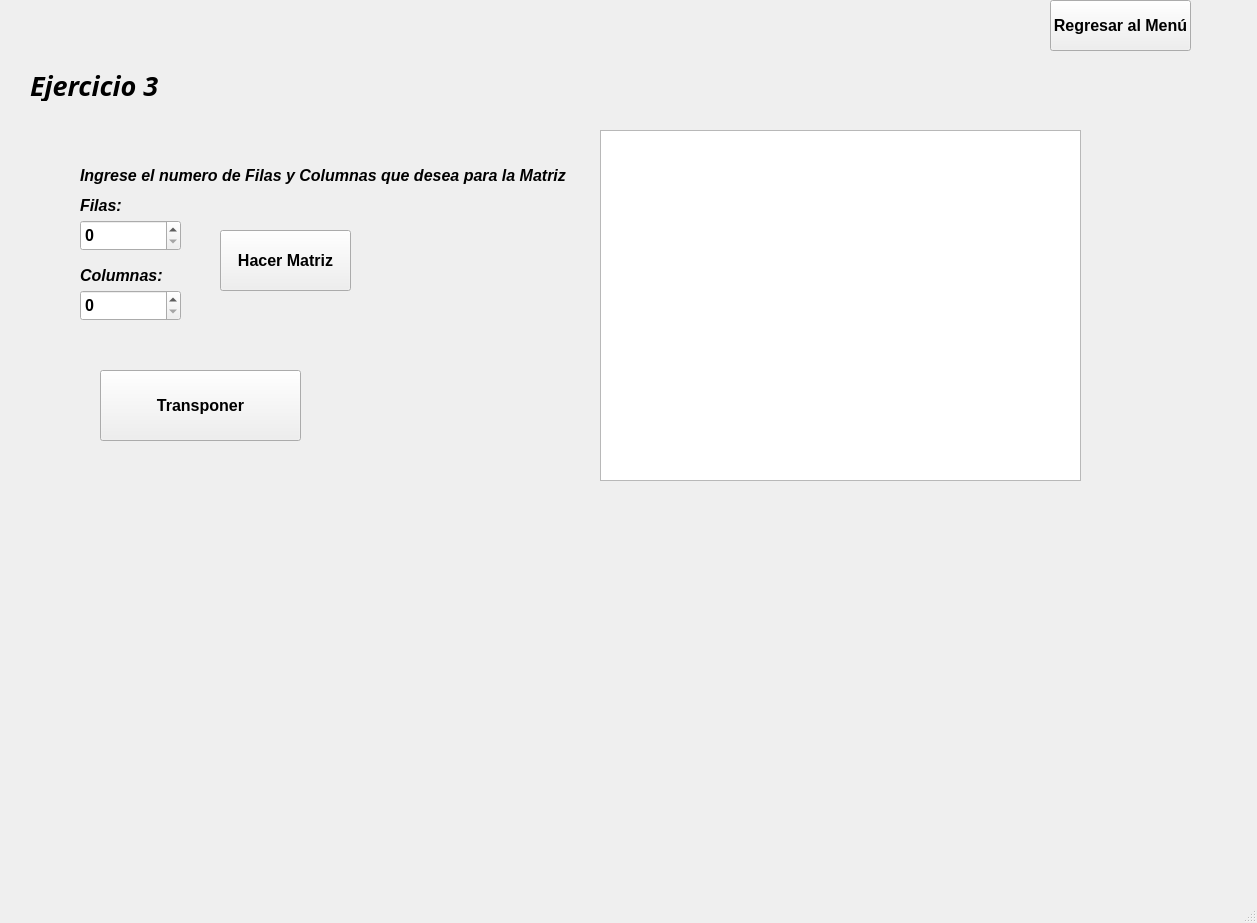
<?xml version="1.0" encoding="UTF-8"?>
<ui version="4.0">
 <class>cframe</class>
 <widget class="QMainWindow" name="cframe">
  <property name="geometry">
   <rect>
    <x>0</x>
    <y>0</y>
    <width>1257</width>
    <height>923</height>
   </rect>
  </property>
  <property name="windowTitle">
   <string>cframe</string>
  </property>
  <widget class="QWidget" name="centralwidget">
   <widget class="QStackedWidget" name="stackedWidget">
    <property name="geometry">
     <rect>
      <x>20</x>
      <y>60</y>
      <width>1221</width>
      <height>791</height>
     </rect>
    </property>
    <property name="currentIndex">
     <number>3</number>
    </property>
    <widget class="QWidget" name="Inicio">
     <widget class="QPushButton" name="btnCERRAR">
      <property name="geometry">
       <rect>
        <x>440</x>
        <y>370</y>
        <width>201</width>
        <height>61</height>
       </rect>
      </property>
      <property name="font">
       <font>
        <family>Segoe UI</family>
        <pointsize>14</pointsize>
        <bold>true</bold>
       </font>
      </property>
      <property name="styleSheet">
       <string notr="true">background-color: rgb(170, 0, 0);
color: rgb(0, 0, 0);</string>
      </property>
      <property name="text">
       <string>Cerrar Programa</string>
      </property>
     </widget>
     <widget class="QPushButton" name="ButtonExercise1">
      <property name="geometry">
       <rect>
        <x>450</x>
        <y>50</y>
        <width>181</width>
        <height>61</height>
       </rect>
      </property>
      <property name="font">
       <font>
        <pointsize>14</pointsize>
        <italic>true</italic>
        <bold>true</bold>
       </font>
      </property>
      <property name="text">
       <string>Ejercicio 1</string>
      </property>
     </widget>
     <widget class="QPushButton" name="ButtonExercise2">
      <property name="geometry">
       <rect>
        <x>450</x>
        <y>130</y>
        <width>181</width>
        <height>61</height>
       </rect>
      </property>
      <property name="font">
       <font>
        <pointsize>14</pointsize>
        <italic>true</italic>
        <bold>true</bold>
       </font>
      </property>
      <property name="text">
       <string>Ejercicio 2</string>
      </property>
     </widget>
     <widget class="QPushButton" name="ButtonExercise3">
      <property name="geometry">
       <rect>
        <x>450</x>
        <y>210</y>
        <width>181</width>
        <height>61</height>
       </rect>
      </property>
      <property name="font">
       <font>
        <pointsize>14</pointsize>
        <italic>true</italic>
        <bold>true</bold>
       </font>
      </property>
      <property name="text">
       <string>Ejercicio 3</string>
      </property>
     </widget>
     <widget class="QPushButton" name="ButtonExercise4">
      <property name="geometry">
       <rect>
        <x>450</x>
        <y>290</y>
        <width>181</width>
        <height>61</height>
       </rect>
      </property>
      <property name="font">
       <font>
        <pointsize>14</pointsize>
        <italic>true</italic>
        <bold>true</bold>
       </font>
      </property>
      <property name="text">
       <string>Ejercicio 4</string>
      </property>
     </widget>
    </widget>
    <widget class="QWidget" name="Ejercicio1">
     <widget class="QLabel" name="label_8">
      <property name="geometry">
       <rect>
        <x>20</x>
        <y>10</y>
        <width>171</width>
        <height>31</height>
       </rect>
      </property>
      <property name="font">
       <font>
        <family>Segoe UI Black</family>
        <pointsize>20</pointsize>
        <italic>true</italic>
        <bold>true</bold>
       </font>
      </property>
      <property name="text">
       <string>Ejercicio 1</string>
      </property>
     </widget>
     <widget class="QPushButton" name="BtnSumar">
      <property name="geometry">
       <rect>
        <x>30</x>
        <y>70</y>
        <width>131</width>
        <height>51</height>
       </rect>
      </property>
      <property name="font">
       <font>
        <pointsize>12</pointsize>
        <bold>true</bold>
       </font>
      </property>
      <property name="text">
       <string>Sumar Matrices</string>
      </property>
     </widget>
     <widget class="QPushButton" name="BtnRestar">
      <property name="geometry">
       <rect>
        <x>30</x>
        <y>130</y>
        <width>131</width>
        <height>51</height>
       </rect>
      </property>
      <property name="font">
       <font>
        <pointsize>12</pointsize>
        <bold>true</bold>
       </font>
      </property>
      <property name="text">
       <string>Restar Matrices</string>
      </property>
     </widget>
     <widget class="QPushButton" name="BtnMultiplicar">
      <property name="geometry">
       <rect>
        <x>30</x>
        <y>190</y>
        <width>171</width>
        <height>51</height>
       </rect>
      </property>
      <property name="font">
       <font>
        <pointsize>12</pointsize>
        <bold>true</bold>
       </font>
      </property>
      <property name="text">
       <string>Multiplicar Matrices</string>
      </property>
     </widget>
     <widget class="QSpinBox" name="sB_Col1">
      <property name="geometry">
       <rect>
        <x>400</x>
        <y>80</y>
        <width>71</width>
        <height>31</height>
       </rect>
      </property>
      <property name="font">
       <font>
        <pointsize>12</pointsize>
        <bold>true</bold>
       </font>
      </property>
     </widget>
     <widget class="QTableWidget" name="tW_tabla1">
      <property name="geometry">
       <rect>
        <x>250</x>
        <y>130</y>
        <width>471</width>
        <height>291</height>
       </rect>
      </property>
     </widget>
     <widget class="QPushButton" name="btnHacerMatrices">
      <property name="geometry">
       <rect>
        <x>680</x>
        <y>60</y>
        <width>131</width>
        <height>61</height>
       </rect>
      </property>
      <property name="font">
       <font>
        <pointsize>12</pointsize>
        <bold>true</bold>
       </font>
      </property>
      <property name="styleSheet">
       <string notr="true">background-color: rgb(255, 255, 0);
color: rgb(0, 0, 0);</string>
      </property>
      <property name="text">
       <string>Hacer Matrices</string>
      </property>
     </widget>
     <widget class="QLabel" name="label_21">
      <property name="geometry">
       <rect>
        <x>400</x>
        <y>50</y>
        <width>101</width>
        <height>31</height>
       </rect>
      </property>
      <property name="font">
       <font>
        <pointsize>12</pointsize>
        <italic>true</italic>
        <bold>true</bold>
       </font>
      </property>
      <property name="text">
       <string>Columnas:</string>
      </property>
     </widget>
     <widget class="QLabel" name="label_22">
      <property name="geometry">
       <rect>
        <x>270</x>
        <y>50</y>
        <width>101</width>
        <height>31</height>
       </rect>
      </property>
      <property name="font">
       <font>
        <pointsize>12</pointsize>
        <italic>true</italic>
        <bold>true</bold>
       </font>
      </property>
      <property name="text">
       <string>Filas:</string>
      </property>
     </widget>
     <widget class="QSpinBox" name="sB_Fil1">
      <property name="geometry">
       <rect>
        <x>270</x>
        <y>80</y>
        <width>71</width>
        <height>31</height>
       </rect>
      </property>
      <property name="font">
       <font>
        <pointsize>12</pointsize>
        <bold>true</bold>
       </font>
      </property>
     </widget>
     <widget class="QSpinBox" name="sB_Fil2">
      <property name="geometry">
       <rect>
        <x>900</x>
        <y>80</y>
        <width>71</width>
        <height>31</height>
       </rect>
      </property>
      <property name="font">
       <font>
        <pointsize>12</pointsize>
        <bold>true</bold>
       </font>
      </property>
     </widget>
     <widget class="QLabel" name="label_23">
      <property name="geometry">
       <rect>
        <x>1010</x>
        <y>50</y>
        <width>101</width>
        <height>31</height>
       </rect>
      </property>
      <property name="font">
       <font>
        <pointsize>12</pointsize>
        <italic>true</italic>
        <bold>true</bold>
       </font>
      </property>
      <property name="text">
       <string>Columnas:</string>
      </property>
     </widget>
     <widget class="QSpinBox" name="sB_Col2">
      <property name="geometry">
       <rect>
        <x>1010</x>
        <y>80</y>
        <width>71</width>
        <height>31</height>
       </rect>
      </property>
      <property name="font">
       <font>
        <pointsize>12</pointsize>
        <bold>true</bold>
       </font>
      </property>
     </widget>
     <widget class="QLabel" name="label_24">
      <property name="geometry">
       <rect>
        <x>900</x>
        <y>50</y>
        <width>101</width>
        <height>31</height>
       </rect>
      </property>
      <property name="font">
       <font>
        <pointsize>12</pointsize>
        <italic>true</italic>
        <bold>true</bold>
       </font>
      </property>
      <property name="text">
       <string>Filas:</string>
      </property>
     </widget>
     <widget class="QTableWidget" name="tW_tabla2">
      <property name="geometry">
       <rect>
        <x>760</x>
        <y>130</y>
        <width>451</width>
        <height>291</height>
       </rect>
      </property>
     </widget>
     <widget class="Line" name="line">
      <property name="geometry">
       <rect>
        <x>730</x>
        <y>130</y>
        <width>31</width>
        <height>291</height>
       </rect>
      </property>
      <property name="font">
       <font>
        <pointsize>16</pointsize>
        <bold>false</bold>
       </font>
      </property>
      <property name="lineWidth">
       <number>3</number>
      </property>
      <property name="orientation">
       <enum>Qt::Orientation::Vertical</enum>
      </property>
     </widget>
     <widget class="Line" name="line_2">
      <property name="geometry">
       <rect>
        <x>250</x>
        <y>420</y>
        <width>971</width>
        <height>31</height>
       </rect>
      </property>
      <property name="lineWidth">
       <number>3</number>
      </property>
      <property name="orientation">
       <enum>Qt::Orientation::Horizontal</enum>
      </property>
     </widget>
     <widget class="QTableWidget" name="tW_Resultado">
      <property name="geometry">
       <rect>
        <x>510</x>
        <y>440</y>
        <width>451</width>
        <height>321</height>
       </rect>
      </property>
     </widget>
     <zorder>label_8</zorder>
     <zorder>BtnSumar</zorder>
     <zorder>BtnRestar</zorder>
     <zorder>BtnMultiplicar</zorder>
     <zorder>sB_Col1</zorder>
     <zorder>tW_tabla1</zorder>
     <zorder>label_21</zorder>
     <zorder>label_22</zorder>
     <zorder>sB_Fil1</zorder>
     <zorder>sB_Fil2</zorder>
     <zorder>label_23</zorder>
     <zorder>sB_Col2</zorder>
     <zorder>label_24</zorder>
     <zorder>tW_tabla2</zorder>
     <zorder>line</zorder>
     <zorder>line_2</zorder>
     <zorder>tW_Resultado</zorder>
     <zorder>btnHacerMatrices</zorder>
    </widget>
    <widget class="QWidget" name="Ejercicio2">
     <widget class="QSpinBox" name="num_buscar">
      <property name="geometry">
       <rect>
        <x>20</x>
        <y>300</y>
        <width>81</width>
        <height>41</height>
       </rect>
      </property>
      <property name="font">
       <font>
        <pointsize>12</pointsize>
        <bold>true</bold>
       </font>
      </property>
     </widget>
     <widget class="QSpinBox" name="sB_Fil">
      <property name="geometry">
       <rect>
        <x>20</x>
        <y>140</y>
        <width>101</width>
        <height>31</height>
       </rect>
      </property>
      <property name="font">
       <font>
        <pointsize>12</pointsize>
        <bold>true</bold>
       </font>
      </property>
     </widget>
     <widget class="QPushButton" name="Buscar_n">
      <property name="geometry">
       <rect>
        <x>20</x>
        <y>360</y>
        <width>191</width>
        <height>91</height>
       </rect>
      </property>
      <property name="font">
       <font>
        <pointsize>12</pointsize>
        <bold>true</bold>
       </font>
      </property>
      <property name="text">
       <string>Buscar</string>
      </property>
     </widget>
     <widget class="QPushButton" name="pushButton_2">
      <property name="geometry">
       <rect>
        <x>160</x>
        <y>150</y>
        <width>131</width>
        <height>61</height>
       </rect>
      </property>
      <property name="font">
       <font>
        <pointsize>12</pointsize>
        <bold>true</bold>
       </font>
      </property>
      <property name="text">
       <string>Hacer Matriz</string>
      </property>
     </widget>
     <widget class="QTableWidget" name="tW_tabla">
      <property name="geometry">
       <rect>
        <x>540</x>
        <y>50</y>
        <width>481</width>
        <height>351</height>
       </rect>
      </property>
     </widget>
     <widget class="QLabel" name="label_3">
      <property name="geometry">
       <rect>
        <x>20</x>
        <y>180</y>
        <width>101</width>
        <height>31</height>
       </rect>
      </property>
      <property name="font">
       <font>
        <pointsize>12</pointsize>
        <italic>true</italic>
        <bold>true</bold>
       </font>
      </property>
      <property name="text">
       <string>Columnas:</string>
      </property>
     </widget>
     <widget class="QSpinBox" name="sB_Col">
      <property name="geometry">
       <rect>
        <x>20</x>
        <y>210</y>
        <width>101</width>
        <height>31</height>
       </rect>
      </property>
      <property name="font">
       <font>
        <pointsize>12</pointsize>
        <bold>true</bold>
       </font>
      </property>
     </widget>
     <widget class="QLabel" name="mostrar_info2">
      <property name="geometry">
       <rect>
        <x>0</x>
        <y>430</y>
        <width>591</width>
        <height>41</height>
       </rect>
      </property>
      <property name="font">
       <font>
        <pointsize>12</pointsize>
        <italic>true</italic>
        <bold>true</bold>
       </font>
      </property>
      <property name="text">
       <string/>
      </property>
     </widget>
     <widget class="QLabel" name="label_6">
      <property name="geometry">
       <rect>
        <x>20</x>
        <y>270</y>
        <width>411</width>
        <height>31</height>
       </rect>
      </property>
      <property name="font">
       <font>
        <pointsize>12</pointsize>
        <italic>true</italic>
        <bold>true</bold>
       </font>
      </property>
      <property name="text">
       <string>Ingrese el numero del cual quierer saber su posicion: </string>
      </property>
     </widget>
     <widget class="QLabel" name="label_2">
      <property name="geometry">
       <rect>
        <x>20</x>
        <y>110</y>
        <width>101</width>
        <height>31</height>
       </rect>
      </property>
      <property name="font">
       <font>
        <pointsize>12</pointsize>
        <italic>true</italic>
        <bold>true</bold>
       </font>
      </property>
      <property name="text">
       <string>Filas:</string>
      </property>
     </widget>
     <widget class="QLabel" name="label_7">
      <property name="geometry">
       <rect>
        <x>20</x>
        <y>10</y>
        <width>171</width>
        <height>31</height>
       </rect>
      </property>
      <property name="font">
       <font>
        <family>Segoe UI Black</family>
        <pointsize>20</pointsize>
        <italic>true</italic>
        <bold>true</bold>
       </font>
      </property>
      <property name="text">
       <string>Ejercicio 2</string>
      </property>
     </widget>
     <widget class="QLabel" name="label_11">
      <property name="geometry">
       <rect>
        <x>20</x>
        <y>80</y>
        <width>491</width>
        <height>31</height>
       </rect>
      </property>
      <property name="font">
       <font>
        <pointsize>12</pointsize>
        <italic>true</italic>
        <bold>true</bold>
       </font>
      </property>
      <property name="text">
       <string>Ingrese el numero de Filas y Columnas que desea para la Matriz</string>
      </property>
     </widget>
    </widget>
    <widget class="QWidget" name="Ejercicio3">
     <widget class="QLabel" name="label_9">
      <property name="geometry">
       <rect>
        <x>10</x>
        <y>10</y>
        <width>171</width>
        <height>31</height>
       </rect>
      </property>
      <property name="font">
       <font>
        <family>Segoe UI Black</family>
        <pointsize>20</pointsize>
        <italic>true</italic>
        <bold>true</bold>
       </font>
      </property>
      <property name="text">
       <string>Ejercicio 3</string>
      </property>
     </widget>
     <widget class="QLabel" name="label_4">
      <property name="geometry">
       <rect>
        <x>60</x>
        <y>200</y>
        <width>101</width>
        <height>31</height>
       </rect>
      </property>
      <property name="font">
       <font>
        <pointsize>12</pointsize>
        <italic>true</italic>
        <bold>true</bold>
       </font>
      </property>
      <property name="text">
       <string>Columnas:</string>
      </property>
     </widget>
     <widget class="QLabel" name="label_13">
      <property name="geometry">
       <rect>
        <x>60</x>
        <y>100</y>
        <width>491</width>
        <height>31</height>
       </rect>
      </property>
      <property name="font">
       <font>
        <pointsize>12</pointsize>
        <italic>true</italic>
        <bold>true</bold>
       </font>
      </property>
      <property name="text">
       <string>Ingrese el numero de Filas y Columnas que desea para la Matriz</string>
      </property>
     </widget>
     <widget class="QTableWidget" name="tW_tabla4">
      <property name="geometry">
       <rect>
        <x>580</x>
        <y>70</y>
        <width>481</width>
        <height>351</height>
       </rect>
      </property>
     </widget>
     <widget class="QSpinBox" name="sB_Fil3">
      <property name="geometry">
       <rect>
        <x>60</x>
        <y>160</y>
        <width>101</width>
        <height>31</height>
       </rect>
      </property>
      <property name="font">
       <font>
        <pointsize>12</pointsize>
        <bold>true</bold>
       </font>
      </property>
     </widget>
     <widget class="QPushButton" name="btnHacerMatrizTrans">
      <property name="geometry">
       <rect>
        <x>200</x>
        <y>170</y>
        <width>131</width>
        <height>61</height>
       </rect>
      </property>
      <property name="font">
       <font>
        <pointsize>12</pointsize>
        <bold>true</bold>
       </font>
      </property>
      <property name="text">
       <string>Hacer Matriz</string>
      </property>
     </widget>
     <widget class="QLabel" name="label_5">
      <property name="geometry">
       <rect>
        <x>60</x>
        <y>130</y>
        <width>101</width>
        <height>31</height>
       </rect>
      </property>
      <property name="font">
       <font>
        <pointsize>12</pointsize>
        <italic>true</italic>
        <bold>true</bold>
       </font>
      </property>
      <property name="text">
       <string>Filas:</string>
      </property>
     </widget>
     <widget class="QSpinBox" name="sB_Col3">
      <property name="geometry">
       <rect>
        <x>60</x>
        <y>230</y>
        <width>101</width>
        <height>31</height>
       </rect>
      </property>
      <property name="font">
       <font>
        <pointsize>12</pointsize>
        <bold>true</bold>
       </font>
      </property>
     </widget>
     <widget class="QPushButton" name="btnTransponer">
      <property name="geometry">
       <rect>
        <x>80</x>
        <y>310</y>
        <width>201</width>
        <height>71</height>
       </rect>
      </property>
      <property name="font">
       <font>
        <pointsize>12</pointsize>
        <bold>true</bold>
       </font>
      </property>
      <property name="text">
       <string>Transponer</string>
      </property>
     </widget>
    </widget>
    <widget class="QWidget" name="Ejercicio4">
     <widget class="QPushButton" name="TransponerMatriz">
      <property name="geometry">
       <rect>
        <x>40</x>
        <y>230</y>
        <width>171</width>
        <height>81</height>
       </rect>
      </property>
      <property name="font">
       <font>
        <pointsize>12</pointsize>
        <italic>true</italic>
        <bold>true</bold>
       </font>
      </property>
      <property name="text">
       <string>Rotar matriz</string>
      </property>
     </widget>
     <widget class="QSpinBox" name="sB_Fil_Col">
      <property name="geometry">
       <rect>
        <x>40</x>
        <y>160</y>
        <width>91</width>
        <height>41</height>
       </rect>
      </property>
      <property name="font">
       <font>
        <pointsize>12</pointsize>
        <italic>true</italic>
        <bold>true</bold>
       </font>
      </property>
     </widget>
     <widget class="QTableWidget" name="tW_Mostrar">
      <property name="geometry">
       <rect>
        <x>440</x>
        <y>80</y>
        <width>581</width>
        <height>471</height>
       </rect>
      </property>
     </widget>
     <widget class="QLabel" name="label">
      <property name="geometry">
       <rect>
        <x>40</x>
        <y>120</y>
        <width>121</width>
        <height>31</height>
       </rect>
      </property>
      <property name="font">
       <font>
        <pointsize>12</pointsize>
        <italic>true</italic>
        <bold>true</bold>
       </font>
      </property>
      <property name="text">
       <string>FIlas/Columnas: </string>
      </property>
     </widget>
     <widget class="QLabel" name="label_10">
      <property name="geometry">
       <rect>
        <x>10</x>
        <y>20</y>
        <width>171</width>
        <height>31</height>
       </rect>
      </property>
      <property name="font">
       <font>
        <family>Segoe UI Black</family>
        <pointsize>20</pointsize>
        <italic>true</italic>
        <bold>true</bold>
       </font>
      </property>
      <property name="text">
       <string>Ejercicio 4</string>
      </property>
     </widget>
     <widget class="QLabel" name="label_12">
      <property name="geometry">
       <rect>
        <x>20</x>
        <y>80</y>
        <width>491</width>
        <height>31</height>
       </rect>
      </property>
      <property name="font">
       <font>
        <pointsize>12</pointsize>
        <italic>true</italic>
        <bold>true</bold>
       </font>
      </property>
      <property name="text">
       <string>Ingrese un numero para Rotar la Matriz</string>
      </property>
     </widget>
    </widget>
   </widget>
   <widget class="QPushButton" name="BTNRETURN">
    <property name="geometry">
     <rect>
      <x>1050</x>
      <y>0</y>
      <width>141</width>
      <height>51</height>
     </rect>
    </property>
    <property name="font">
     <font>
      <pointsize>12</pointsize>
      <bold>true</bold>
     </font>
    </property>
    <property name="text">
     <string>Regresar al Menú</string>
    </property>
   </widget>
  </widget>
  <widget class="QMenuBar" name="menubar">
   <property name="geometry">
    <rect>
     <x>0</x>
     <y>0</y>
     <width>1257</width>
     <height>21</height>
    </rect>
   </property>
  </widget>
  <widget class="QStatusBar" name="statusbar"/>
 </widget>
 <resources/>
 <connections/>
</ui>
